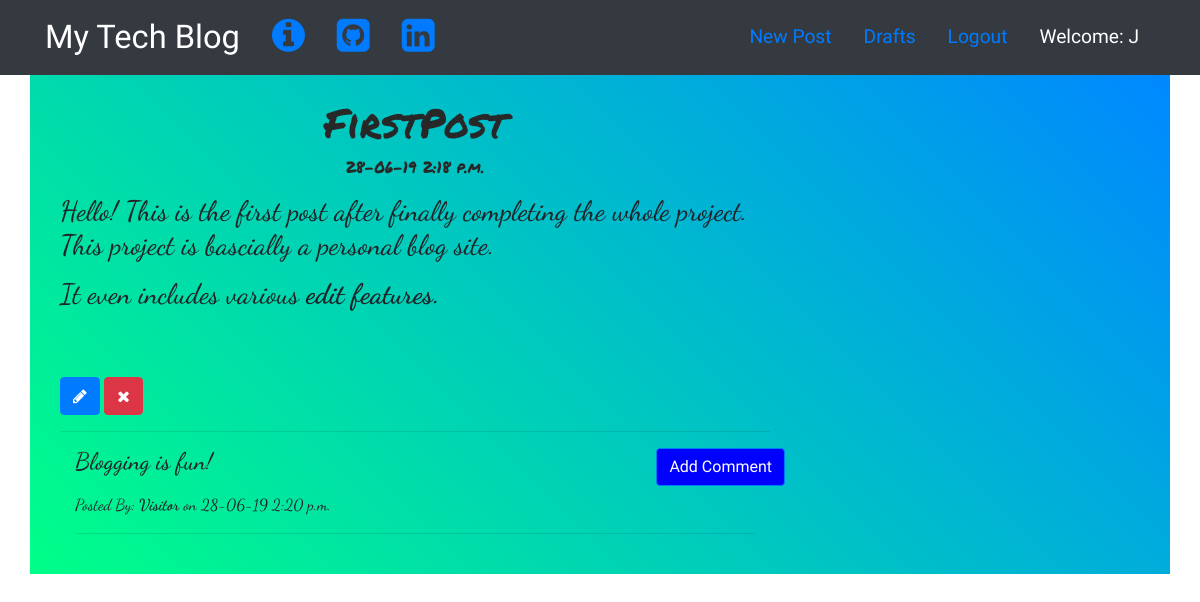
The app's page /post/13/ (signed in) with its own data.
### blog/models.py (models this page shows, shortened)
class Post(models.Model):
    author=models.ForeignKey('auth.User',on_delete=models.CASCADE)
    title=models.CharField(max_length=150)
    text=models.TextField()
    create_date=models.DateTimeField(default=timezone.now)
    publish_date=models.DateTimeField(blank=True,null=True)

class Comment(models.Model):
    post=models.ForeignKey('blog.Post',related_name='comments',on_delete=models.CASCADE)
    author=models.CharField(max_length=100)
    text=models.TextField()
    create_date=models.DateTimeField(default=timezone.now)
    approve_comment=models.BooleanField(default=False)

### blog/views.py (the view)
# urls.py: path('post/<int:pk>/',views.PostDetailView.as_view(),name='post_detail'),
class PostDetailView(DetailView):
    model=Post

### blog/templates/blog/post_detail.html (shortened to what this page needs)
{% extends 'blog/base.html' %}
  {% block content %}
    <br>
    <h1 class="posttitle"> {{post.title}}</h1>
      {% if post.publish_date %}
          <p class="posttitle">{{post.publish_date|date:"d-m-y P"}}</p>
      {% else %}
          <a class="btn btn-primary btn-comment" href="{% url 'post_publish' pk=post.pk %}">Publish</a>
          <br>
          <br>
      {% endif %}
     <h3 class='postcontent'>{{ post.text|safe}}</h3>
      {% if user.is_authenticated %}
        <a class="btn btn-primary" href="{% url 'post_edit' pk=post.pk %}"><span class="fa fa-pencil"></span></a>
        <a class="btn btn-danger" href="{% url 'post_remove' pk=post.pk %}"><span class="fa fa-remove"></span></a>
      {% endif %}
       <hr>
       <div class="container postcontent">
         <a class="btn btn-primary btn-comment" href="{% url 'add_comment' pk=post.pk %}">Add Comment</a>
         {% for comment in post.comments.all %}
            {% if user.is_authenticated or comment.approve_comment %}
                <h4>{{comment.text|safe}}</h4>
                <p>Posted By: <strong>{{comment.author}}</strong> on {{comment.create_date|date:"d-m-y P"}}</p>
            {% endif %}
            <hr>
         {% empty %}
            <h3>No comments posted.</h3>
         {% endfor %}
        <br>
      </div>
  {% endblock %}

### blog/templates/blog/base.html (shortened to what this page needs)
<!DOCTYPE html>
{% load static %}
<html lang="en" dir="ltr">
  <head>
    <link rel="stylesheet" href="https://stackpath.bootstrapcdn.com/bootstrap/4.3.1/css/bootstrap.min.css">
     <link rel="stylesheet"
     href="//cdn.jsdelivr.net/npm/medium-editor@latest/dist/css/medium-editor.min.css"
     type="text/css" media="screen" charset="utf-8">
      <link rel="stylesheet" href="{% static 'css/blog.css' %}">
     <link href="https://maxcdn.bootstrapcdn.com/font-awesome/4.7.0/css/font-awesome.min.css" rel="stylesheet">
  </head>
  <body>
      <nav class="navbar navbar-dark bg-dark myitems">
        <div class="container">
          <ul class="nav">
            <li class="nav-item">
              <a class="navbar-brand bigbrand" href="{% url 'post_list' %}">My Tech Blog</a>
            </li>
            <li class="nav-item">
              <a class="nav-link" href="{% url 'about' %}">
                <span class="fa fa-info-circle fa-2x" aria-hidden="true"></span></a>
            </li>
            <li class="nav-item">
              <a class="nav-link" href="https://www.github.com">
                <span class="fa fa-github-square fa-2x" aria-hidden="true"></a>
            </li>
            <li class="nav-item">
              <a class="nav-link" href="https://www.linkedin.com">
                <span class="fa fa-linkedin-square fa-2x" aria-hidden="true"></span></a>
            </li>
          </ul>
          <ul class="nav justify-content-end">
            {% if user.is_authenticated %}
              <li class="nav-item ">
                <a class="nav-link" href="{% url 'post_new' %}">New Post</a>
              </li>
              <li class="nav-item">
                <a class="nav-link" href="{% url 'draft_list' %}">Drafts</a>
              </li>
              <li class="nav-item">
                <a class="nav-link" href="{% url 'logout' %}">Logout</a>
              </li>
              <li id="welcome" class="nav-item" >
                <a class="nav-link">Welcome: {{ user.username }}</a>
              </li>
            {% else %}
              <li class="nav-item">
                <a class="nav-link" href="{% url 'login' %}">
                  <span class="fa fa-user" aria-hidden="true"></span> Login</a>
              </li>
            {% endif %}
        </div>
      </nav>
    <div class="container loader">
      <div class="content container">
        <div class="row">
          <div class="col-md-8">
              {% block content %}
              {% endblock %}
          </div>
        </div>
      </div>
    </div>
  </body>
</html>

### blog/static/css/blog.css (style rules this page uses)
#welcome { color: white; }
.myitems { font-size: 1.2em; font-family: 'Stylish', sans-serif; }
.bigbrand { font-size: 1.7em; font-family: 'Stylish', sans-serif; }
.posttitle { text-align: center; color:rgb(40, 40, 40); font-family: 'Permanent Marker', cursive; }
.btn-comment { position: absolute; right: 0px; font-family: 'Stylish', sans-serif; background: blue; }
.postcontent { font-family: 'Dancing Script', cursive; }
body { background-image: url(http://www.ketdoan.org/wordpress/wp-content/uploads/2013/03/grey-website-background-illusionapparel-1024x640.jpg); background-size:contain; }
.loader { right:0; left:0; top:74px; bottom:0; filter:hue-rotate(0deg); background:linear-gradient(45deg,#0f8,#08f); animation:hue 10000ms infinite linear; }

### records on screen
Post: title "FirstPost", publish_date "28-06-19 2:18 p.m.", text "Hello! This is the first post after finally completing the whole project. This project is bascially a personal blog site. It even includes various edit features."
Comment: text "Blogging is fun!", author "Visitor", create_date "28-06-19 2:20 p.m."

### other values on screen
{{ user.username }} "J"
